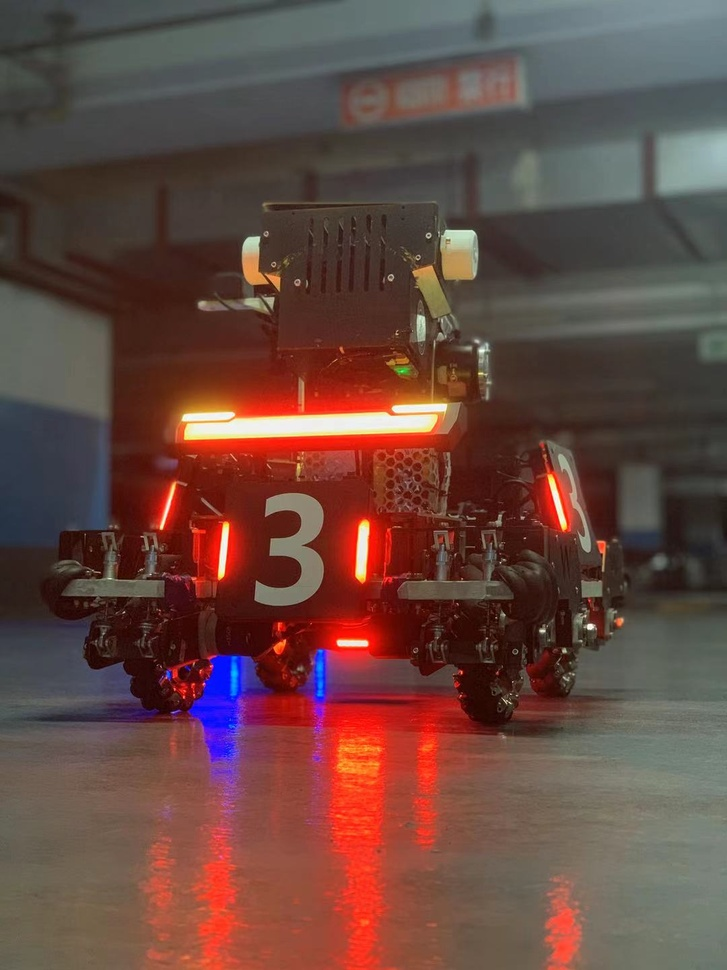
//> input picture Project1/rm.jpg, 727 x 970 px, shrunk from 1080 x 1440 before the run
$ ./源   (built with g++ and OpenCV 4)
//> lines starting //> are read from the running program, lines starting //| are printed output that depends on the picture; after the words box and inside, x2 and y2 are one past the last pixel; in counts of white or black regions, pixels touching at a corner belong together
#include<opencv2\opencv.hpp>
#include<opencv2\imgproc\imgproc.hpp>
using namespace cv;
using namespace std;

/*因为关于关于边缘检测可以检测出边界的像素，但是他并没有将轮廓作为一个整体，
所以这里介绍的轮廓检测就是把这些边缘像素组装成轮廓，因此轮廓检测前提是二值图像*/

int main()
{
	Mat srcImage, srcImage_gray, srcImage_binary, cannyImage, srcImage_blur;
	srcImage = imread("rm.jpg");
//> srcImage is the input picture: 970 rows x 727 cols, CV_8UC3; mean B, G, R 65.2, 72, 103.2
	cout << srcImage.size() << endl;
//| [727 x 970]
	if (!srcImage.data)
	{
		printf("图片载入失败"); return false;
	}
	imshow("原图像", srcImage);
	cvtColor(srcImage, srcImage_gray, COLOR_RGB2GRAY);
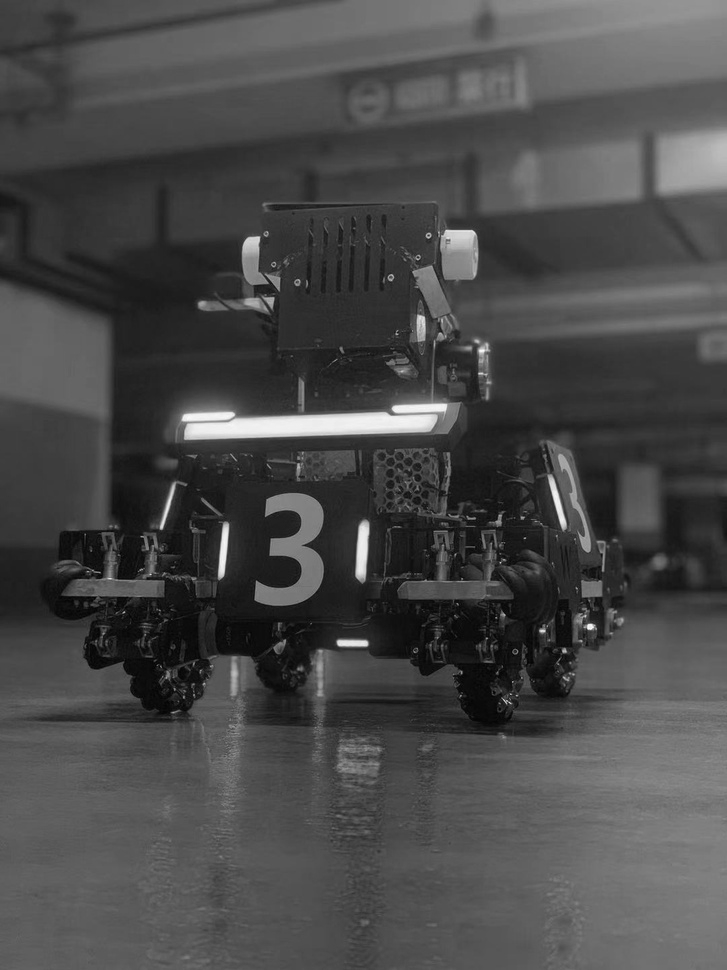
//> srcImage_gray: 970 rows x 727 cols, CV_8UC1; min 3, max 251, mean 73.6
	blur(srcImage_gray, srcImage_blur, Size(3, 3), Point(-1, -1), 4); //高斯滤波平滑需要输入图像为灰度图像

	//imshow("srcImage_blur", srcImage_blur);
	Canny(srcImage_blur,        //Canny边缘检测通常要先高斯滤波平滑
		cannyImage,
		50, 150,             //Canny 边缘检测使用双阈值，通常高阈值：低阈值为2:1或者3:1
		3);
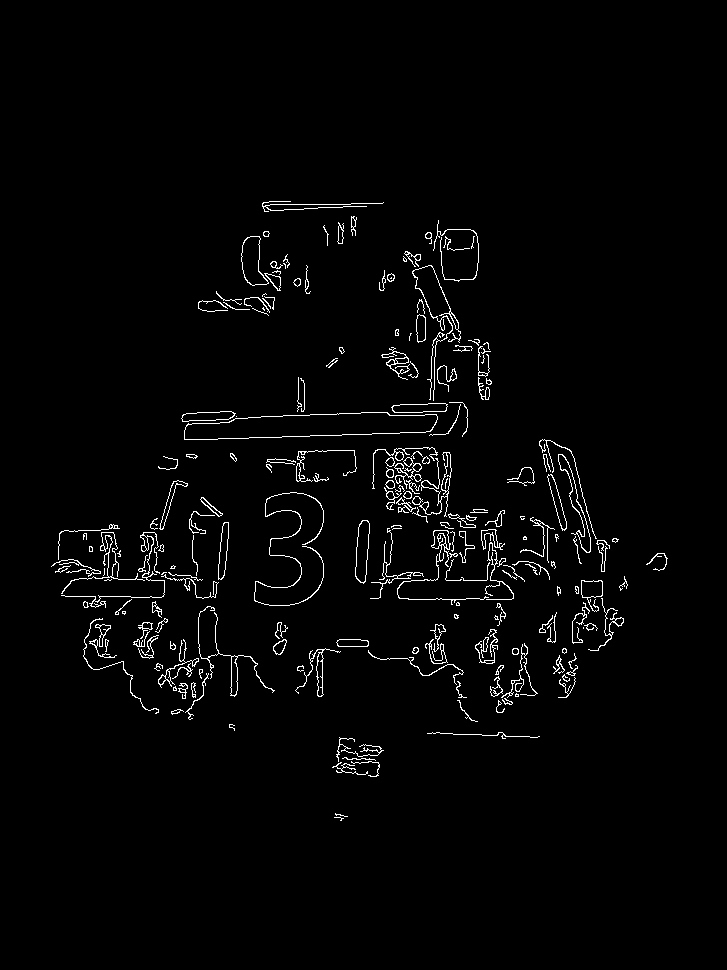
//> cannyImage: 970 rows x 727 cols, CV_8UC1; 2.1% white in thin lines or dots, all inside (x1, y1, x2, y2) = (51, 201, 668, 821)

	Mat dstImage = Mat::zeros(srcImage.size(), CV_8UC3);

	/***********定义轮廓和层次结构***********/
	vector<vector<Point>>contours;
	vector<Vec4i>hierarchy;

	/*********************查找轮廓************************************************/

	findContours(cannyImage,                //找轮廓图输入必须是二值图
		contours,                          //表示找到的轮廓，每个轮廓存储为一个点向量
		hierarchy,                        //输出的向量包含图像的拓扑信息，存储查找到的第i个轮廓的后[i][0]、前[i][1]、父[i][2]、子轮廓[i][3]
		RETR_CCOMP,                       //可选轮廓的检索模式（有提取最外层轮廓，有提取所以轮廓，有 网状结构
		CHAIN_APPROX_SIMPLE);        //可选轮廓的近似方式，压缩水平，垂直，对角线方向只保留点元素，比如矩形轮廓只用四个点来保存轮廓
//> contours = 351 contours, 192 with area under 20; largest, box (x1, y1, x2, y2) and area: (184, 412, 438, 440) 4824, (184, 412, 438, 440) 4808, (241, 236, 269, 286) 818, (241, 236, 269, 286) 798, (355, 520, 370, 584) 638

	cout << "轮廓个数" << contours.size() << endl;
//| 轮廓个数351
	/***********************遍历所有顶层轮廓，以随机颜色绘制每个组件颜色*********/
	vector<vector<Point>>hull(contours.size());
//> hull = 351 empty contours
	for (size_t i = 0; i < contours.size(); i++)
	{
		//由于颜色是随机产生的，则可大概的根据颜色的种类判断轮廓的个数
		Scalar color(rand() % 255,      //rand()是产生随机数-32768--32768之间的随机数 ，因为要求的随机数不能大于255，所以有rand（）&255操作
			rand() % 255,          //rand()&255实际上与rand()%255 效果一样
			rand() % 255);         //rand()&255更能显示出水平，255的二进制为0000 0000 1111 1111，rand（）产生的随机数和255进行“位与                                                 //”运算
		drawContours(dstImage,
			contours,
			i,                    //轮廓索引
			color,                //轮廓颜色
			1,                   //画轮廓线粗，如果是-1表示填充
			8,                   //轮廓线型
			hierarchy,
			-1,                   //第五个参数表示绘制轮廓的最大层数，如果是0，只绘制contour；如果是1，追加绘制和contour同层的所有轮廓                                               //如果是2,追加绘制比contour
						   //低一层的轮廓，以此类推；如果值是负值，则函数并不绘制contour后的轮廓，但是将画出其子轮廓，一直到abs                                                //(max_level) - 1层。
			Point(0, 0));   //偏移量为（0,0）表示在dstImage图上原来一模一样的位置画轮廓。如果Point（100,100）则相对原图偏移了（100,100）
							  //rand()是产生随机数-32768--32768之间的随机数 ，因为要求的随机数不能大于255，所以有rand（）&255操作

	/*************************************查找凸包并绘制凸包******************/
	convexHull(contours[i], hull[i], false);
	drawContours(dstImage, hull, i, color, 3, 8, hierarchy,0,Point());//凸包属于一种特殊的轮廓因此画凸包还是使用drawContours函数
	}
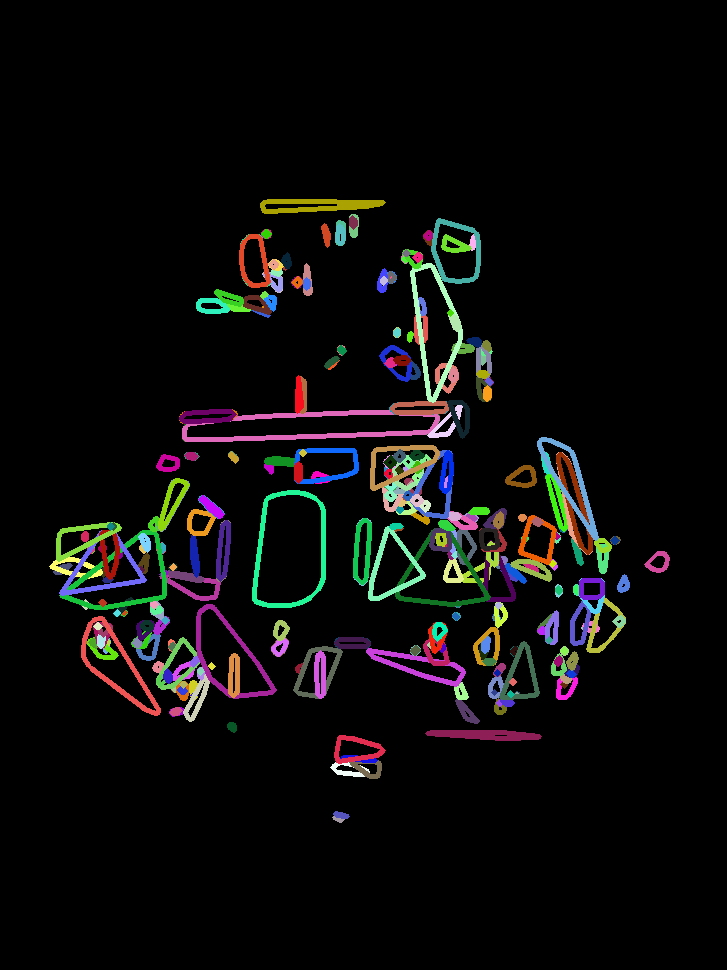
//> dstImage: 970 rows x 727 cols, CV_8UC3; mean B, G, R 10.6, 11.2, 11.6
//> after the loop, hull = 351 contours, 104 with area under 20; largest, box (x1, y1, x2, y2) and area: (254, 492, 324, 606) 6712, (184, 412, 438, 440) 5172, (184, 412, 438, 440) 5146, (61, 532, 165, 608) 4430, (397, 530, 489, 605) 4032
	putText(dstImage, "RM", Point(50, 60), FONT_HERSHEY_COMPLEX, 2, Scalar(255, 255, 255), 4, 8);
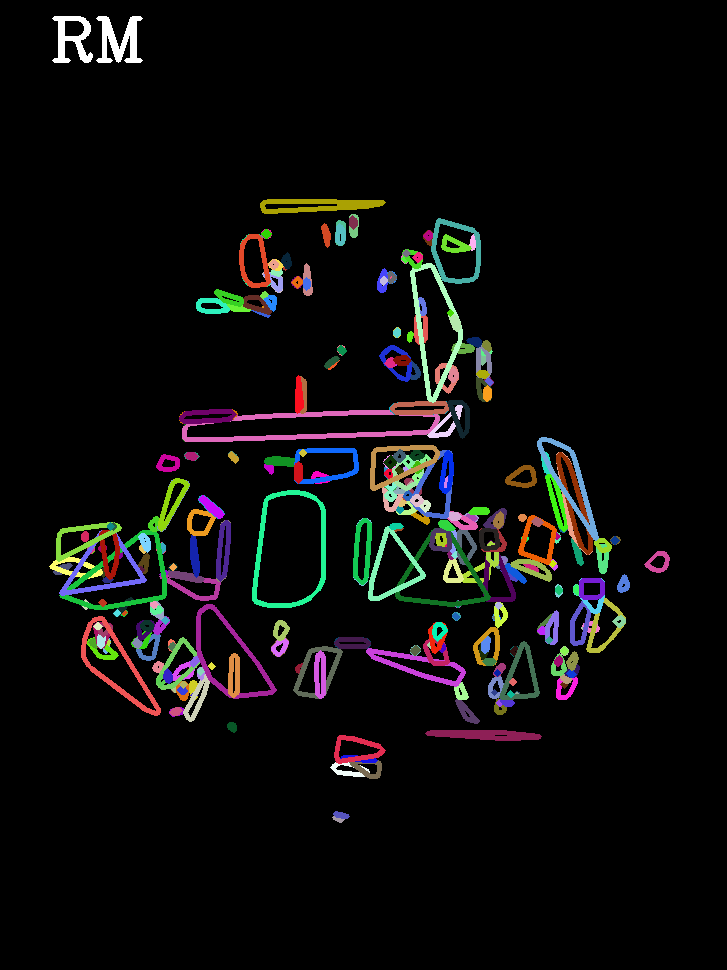
//> dstImage: 970 rows x 727 cols, CV_8UC3; 0.29% of pixels changed, all inside (x1, y1, x2, y2) = (52, 16, 143, 63)
	imshow("轮廓图", dstImage);
	//第三次提交测试

	waitKey(0);
	return 0;
}
